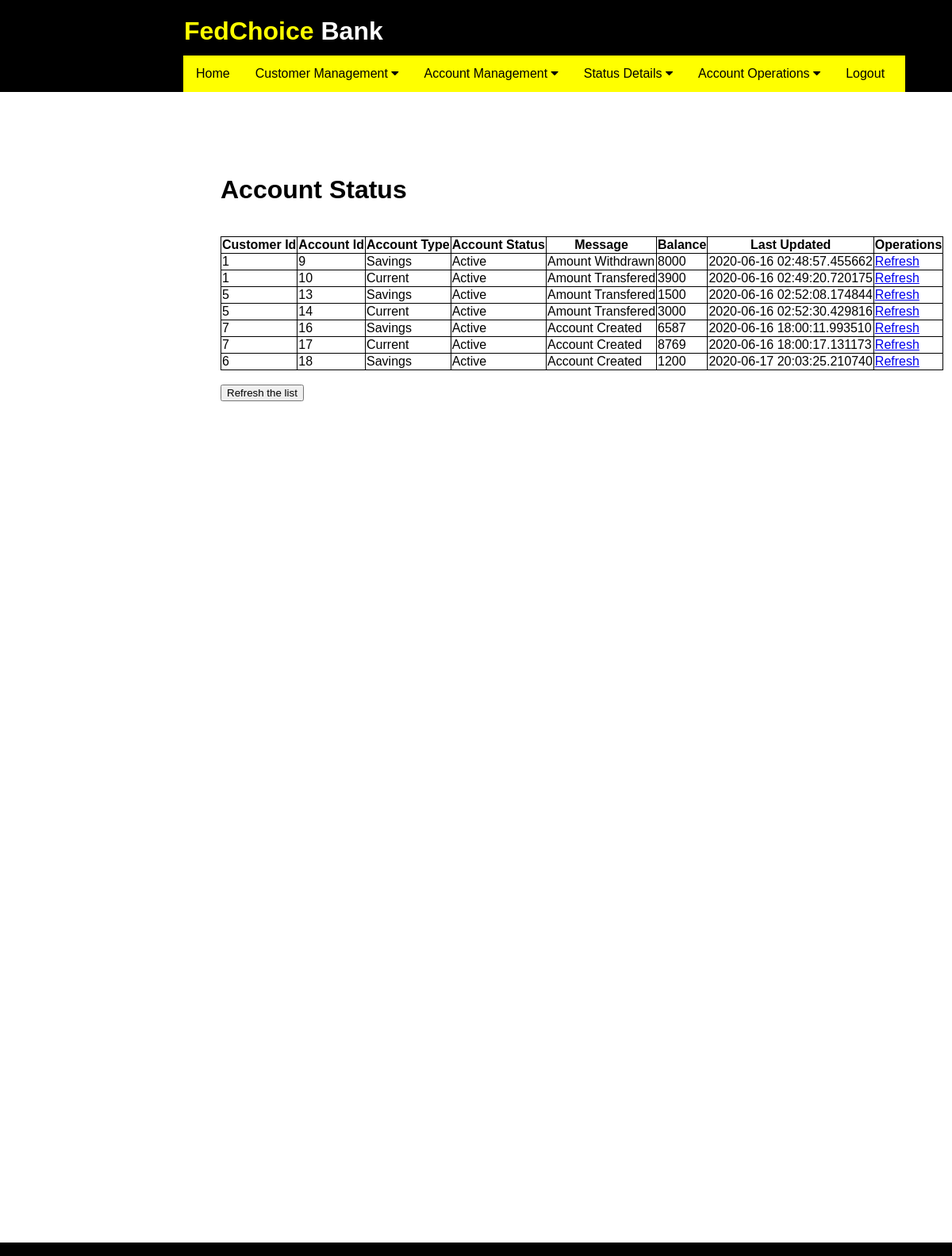
Screenshot of /account_status (signed in) with the database file from the repository.
### application/routes.py (models this page shows)
class Account(db.Model):
    id = db.Column(db.Integer, primary_key=True)
    cust_id = db.Column(db.Integer)
    acnt_type = db.Column(db.String(20))
    acnt_status = db.Column(db.String(20))
    bal = db.Column(db.Integer)
    acnt_msg =  db.Column(db.String(30))
    date = db.Column(db.DateTime, default=datetime.now)

### application/routes.py (the view)
@app.route('/account_status')
def account_status():
    if 'username' in session:
        accounts = Account.query.all()
        if not accounts:
            flash('No accounts exists in database')
            return redirect( url_for('account_status') )
        else:
            return render_template('account_status.html', accounts = accounts)
    else:
        flash('You are logged out. Please login again')
        return redirect( url_for('login') )
    return render_template('account_status.html')

### application/templates/account_status.html (shortened to what this page needs)
{% extends "layout.html" %}
{% block content %}
<div class="status">
    <h1>Account Status</h1><br>
    <table>
        <tr>
            <th>Customer Id</th>
            <th>Account Id</th>
            <th>Account Type</th>
            <th>Account Status</th>
            <th>Message</th>
            <th>Balance</th>
            <th>Last Updated</th>
            <th>Operations</th>
        </tr>
        {% for account in accounts %}
        <tr>
            <td> {{ account.cust_id }} </td>
            <td> {{ account.id }} </td>
            <td> {{ account.acnt_type }} </td>
            <td> {{ account.acnt_status }} </td>
            <td> {{ account.acnt_msg }} </td>
            <td> {{ account.bal }}</td>
            <td> {{ account.date }} </td>
            <td> <a href="{{ url_for('account_status') }}">Refresh</a> </td>
        </tr>
        {% endfor %}
    </table>
    <br>
    <form action="{{ url_for('account_status') }}">
    <button type="submit" value="Refresh the list">Refresh the list</button>
    </form>
</div>
{% endblock %}

### application/templates/layout.html (shortened to what this page needs)
<!DOCTYPE html>
<html>
<head>
    <link rel="stylesheet" href="https://cdnjs.cloudflare.com/ajax/libs/font-awesome/4.7.0/css/font-awesome.min.css">
    <link rel="stylesheet" href="{{ url_for('static', filename='css/main.css') }}">
</head>
<body>
    {% include "includes/header.html" %}
    {% block content %} {% endblock %}
    {% include "includes/footer.html" %}
</body>
</html>

### application/templates/includes/header.html (shortened to what this page needs)
<header>
    <div class="heading">
        <h1 id="logo" style="color: yellow; display: inline-flex;">FedChoice&nbsp;
            <div style="color: white; display: inline-flex;">Bank</div>
        </h1>
    </div>
    <div class="links">
        <nav class="navbar">
            <div class="home"><a href="{{ url_for('home') }}">Home</a></div>
            <div class="dropdown">
                <button class="dropbtn">Customer Management
                    <i class="fa fa-caret-down"></i>
                </button>
            </div>
            <div class="dropdown">
                <button class="dropbtn">Account Management
                    <i class="fa fa-caret-down"></i>
                </button>
            </div>
            <div class="dropdown">
                <button class="dropbtn">Status Details
                    <i class="fa fa-caret-down"></i>
                </button>
            </div>
            <div class="dropdown">
                <button class="dropbtn">Account Operations
                    <i class="fa fa-caret-down"></i>
                </button>
            </div>
            <div class="logout"><a href="{{ url_for('logout') }}">Logout</a></div>
        </nav>
    </div>
</header>

### application/templates/includes/footer.html (shortened to what this page needs)
    <div class="footer">
        <div class="space-around" >
        <div  class="footercontent1">
        </div>
            <div class="footercontent2">
            </div>
            <div class="footercontent3">
            </div>
        </div>
    </div>

### application/static/css/main.css (style rules this page uses)
header { background-color: black; height: 116px; position: absolute; top: 0; left: 0; width: 100%; }
html { overflow-y: scroll; overflow-x: hidden; }
body { font-family: Arial, Helvetica, sans-serif; height: 100%; display: flex; flex-direction: column; }
#logo { color: yellow; display: inline-flex; position: absolute; left: 232px; }
.navbar { overflow: hidden; background-color: rgb(255, 255, 0); }
.navbar a { float: left; font-size: 16px; color: black; text-align: center; padding: 14px 16px; text-decoration: none; }
.dropdown { float: left; overflow: hidden; }
.dropdown .dropbtn { font-size: 16px; border: none; outline: none; color: black; padding: 14px 16px; background-color: inherit; font-family: inherit; margin: 0; }
.links { width: 910px; position: absolute; left: 231px; top: 70px; }
table, th, td { border: 1px solid black; border-collapse: collapse; }
.status { position: absolute; top: 200px; left: 278px; }
.footer { position: absolute; left: 0px; bottom: -196px; width: 100%; background-color: black; color: blanchedalmond; text-align: center; }
.space-around { display: flex; justify-content: space-around; padding: 10px; }
.footercontent1 { flex-basis: 40%; text-align: start; }
.footercontent2 { flex-basis: 20%; text-align: start; }
.footercontent3 { flex-basis: 30%; text-align: start; }

### rows the page displays
Account: cust_id "1", id "9", acnt_type "Savings", acnt_status "Active", acnt_msg "Amount Withdrawn", bal "8000", date "2020-06-16 02:48:57.455662"
Account: cust_id "1", id "10", acnt_type "Current", acnt_status "Active", acnt_msg "Amount Transfered", bal "3900", date "2020-06-16 02:49:20.720175"
Account: cust_id "5", id "13", acnt_type "Savings", acnt_status "Active", acnt_msg "Amount Transfered", bal "1500", date "2020-06-16 02:52:08.174844"
Account: cust_id "5", id "14", acnt_type "Current", acnt_status "Active", acnt_msg "Amount Transfered", bal "3000", date "2020-06-16 02:52:30.429816"
Account: cust_id "7", id "16", acnt_type "Savings", acnt_status "Active", acnt_msg "Account Created", bal "6587", date "2020-06-16 18:00:11.993510"
Account: cust_id "7", id "17", acnt_type "Current", acnt_status "Active", acnt_msg "Account Created", bal "8769", date "2020-06-16 18:00:17.131173"
Account: cust_id "6", id "18", acnt_type "Savings", acnt_status "Active", acnt_msg "Account Created", bal "1200", date "2020-06-17 20:03:25.210740"
